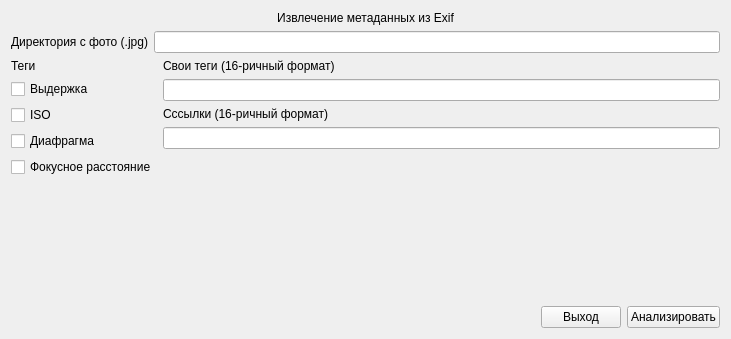
<?xml version="1.0" encoding="UTF-8"?>
<ui version="4.0">
 <class>Win</class>
 <widget class="QWidget" name="Win">
  <property name="geometry">
   <rect>
    <x>0</x>
    <y>0</y>
    <width>731</width>
    <height>339</height>
   </rect>
  </property>
  <property name="windowTitle">
   <string>Win</string>
  </property>
  <layout class="QVBoxLayout" name="verticalLayout">
   <item>
    <widget class="QLabel" name="header">
     <property name="sizePolicy">
      <sizepolicy hsizetype="Expanding" vsizetype="Preferred">
       <horstretch>0</horstretch>
       <verstretch>0</verstretch>
      </sizepolicy>
     </property>
     <property name="cursor">
      <cursorShape>ArrowCursor</cursorShape>
     </property>
     <property name="contextMenuPolicy">
      <enum>Qt::NoContextMenu</enum>
     </property>
     <property name="layoutDirection">
      <enum>Qt::LeftToRight</enum>
     </property>
     <property name="text">
      <string>Извлечение метаданных из Exif</string>
     </property>
     <property name="alignment">
      <set>Qt::AlignCenter</set>
     </property>
    </widget>
   </item>
   <item>
    <layout class="QHBoxLayout" name="horizontalLayout_2">
     <item>
      <widget class="QLabel" name="labelDir">
       <property name="text">
        <string>Директория с фото (.jpg)</string>
       </property>
       <property name="alignment">
        <set>Qt::AlignLeading|Qt::AlignLeft|Qt::AlignVCenter</set>
       </property>
      </widget>
     </item>
     <item>
      <widget class="QLineEdit" name="linePath"/>
     </item>
    </layout>
   </item>
   <item>
    <layout class="QHBoxLayout" name="horizontalLayout_3">
     <item>
      <layout class="QVBoxLayout" name="verticalLayout_2">
       <item>
        <widget class="QLabel" name="label">
         <property name="sizePolicy">
          <sizepolicy hsizetype="Preferred" vsizetype="Preferred">
           <horstretch>0</horstretch>
           <verstretch>0</verstretch>
          </sizepolicy>
         </property>
         <property name="text">
          <string>Теги</string>
         </property>
         <property name="alignment">
          <set>Qt::AlignLeading|Qt::AlignLeft|Qt::AlignVCenter</set>
         </property>
        </widget>
       </item>
       <item>
        <widget class="QCheckBox" name="checkBox_ET">
         <property name="text">
          <string>Выдержка</string>
         </property>
        </widget>
       </item>
       <item>
        <widget class="QCheckBox" name="checkBox_ISO">
         <property name="text">
          <string>ISO</string>
         </property>
        </widget>
       </item>
       <item>
        <widget class="QCheckBox" name="checkBox_FN">
         <property name="text">
          <string>Диафрагма</string>
         </property>
        </widget>
       </item>
       <item>
        <widget class="QCheckBox" name="checkBox_FL">
         <property name="text">
          <string>Фокусное расстояние</string>
         </property>
        </widget>
       </item>
       <item>
        <spacer name="verticalSpacer_2">
         <property name="orientation">
          <enum>Qt::Vertical</enum>
         </property>
         <property name="sizeHint" stdset="0">
          <size>
           <width>20</width>
           <height>40</height>
          </size>
         </property>
        </spacer>
       </item>
      </layout>
     </item>
     <item>
      <layout class="QVBoxLayout" name="verticalLayout_3">
       <item>
        <widget class="QLabel" name="label_2">
         <property name="text">
          <string>Свои теги (16-ричный формат)</string>
         </property>
        </widget>
       </item>
       <item>
        <widget class="QLineEdit" name="lineEdit_Tags"/>
       </item>
       <item>
        <widget class="QLabel" name="label_3">
         <property name="text">
          <string>Сссылки (16-ричный формат)</string>
         </property>
        </widget>
       </item>
       <item>
        <widget class="QLineEdit" name="lineEdit_Refs"/>
       </item>
       <item>
        <spacer name="verticalSpacer">
         <property name="orientation">
          <enum>Qt::Vertical</enum>
         </property>
         <property name="sizeHint" stdset="0">
          <size>
           <width>20</width>
           <height>40</height>
          </size>
         </property>
        </spacer>
       </item>
      </layout>
     </item>
    </layout>
   </item>
   <item>
    <layout class="QHBoxLayout" name="horizontalLayout">
     <item>
      <spacer name="horizontalSpacer">
       <property name="orientation">
        <enum>Qt::Horizontal</enum>
       </property>
       <property name="sizeHint" stdset="0">
        <size>
         <width>40</width>
         <height>20</height>
        </size>
       </property>
      </spacer>
     </item>
     <item>
      <widget class="QPushButton" name="buttonExit">
       <property name="text">
        <string>Выход</string>
       </property>
      </widget>
     </item>
     <item>
      <widget class="QPushButton" name="buttonAnalyze">
       <property name="text">
        <string>Анализировать</string>
       </property>
      </widget>
     </item>
    </layout>
   </item>
  </layout>
 </widget>
 <resources/>
 <connections/>
</ui>
